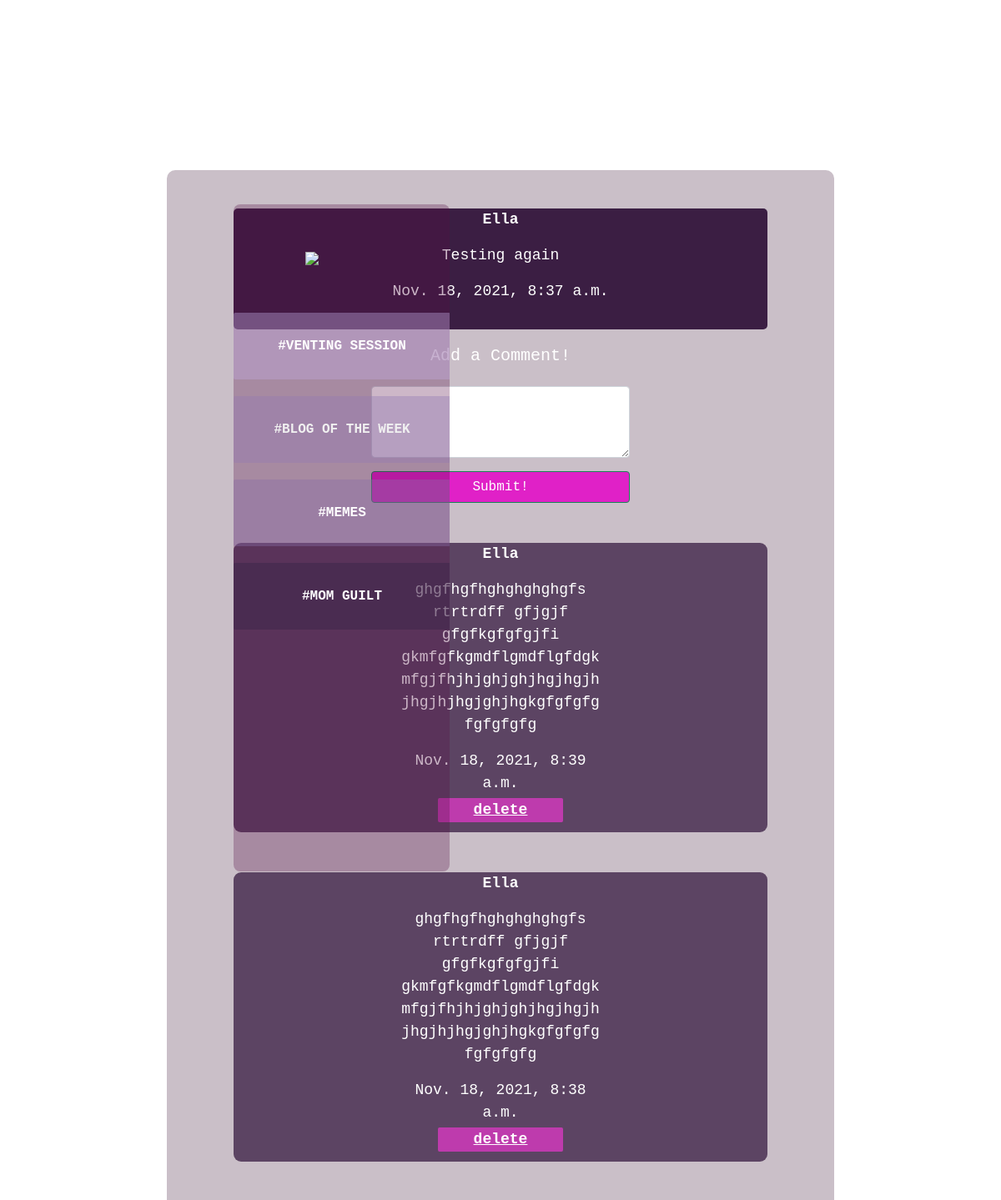
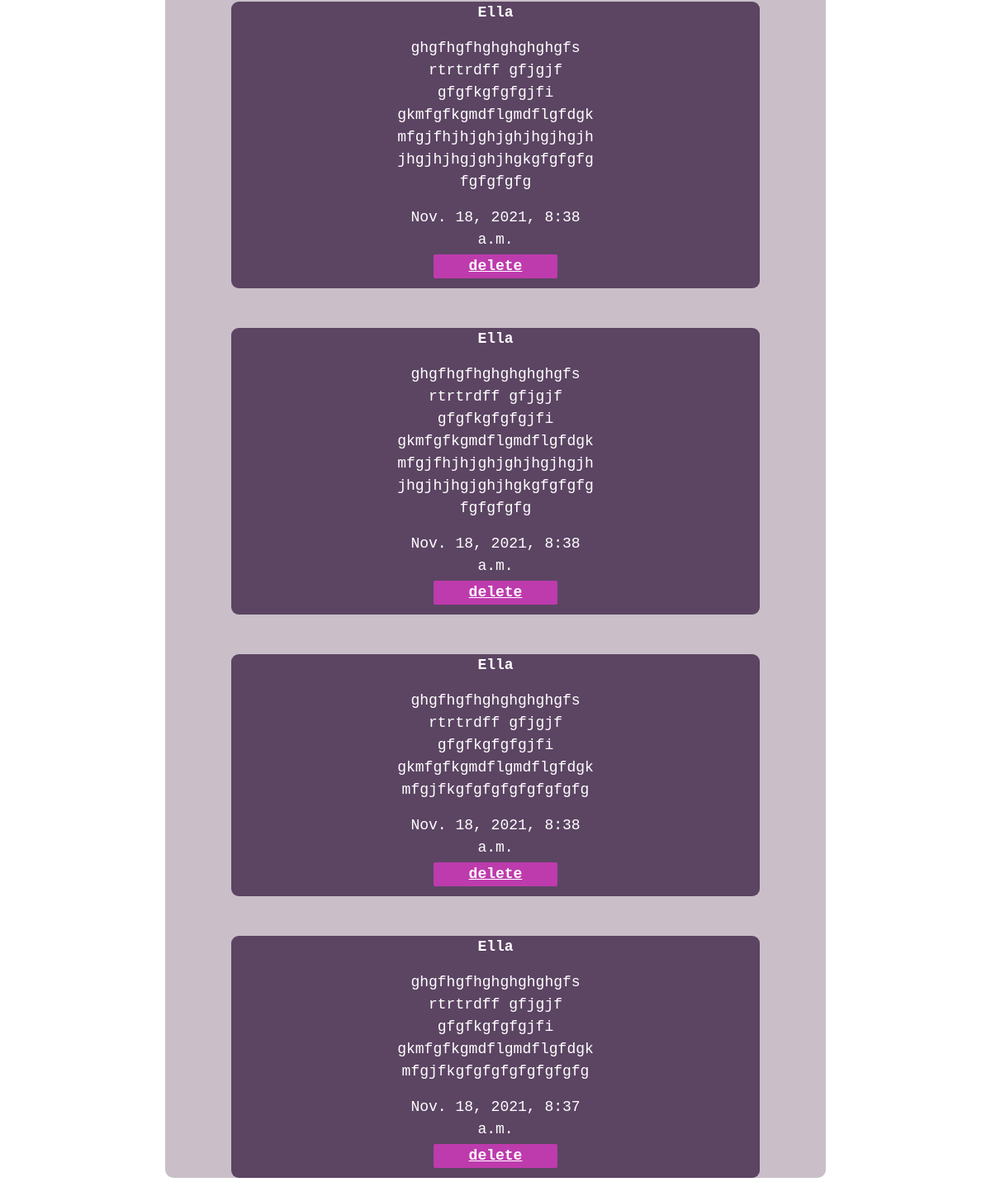
Screenshot of /posts/59/ with the database file from the repository (2 pictures, top to bottom).
### main_app/models.py (models this page shows)
class Post(models.Model):
    body = models.TextField()
    created_at = models.DateTimeField(auto_now_add=True)
    mama = models.ForeignKey(User, on_delete=models.CASCADE)

class Comment(models.Model):
    comment = models.TextField()
    created_at = models.DateTimeField(auto_now_add=True)
    post = models.ForeignKey('Post', on_delete=models.CASCADE)
    mama = models.ForeignKey(User, on_delete=models.CASCADE)

### main_app/views.py (the view, shortened to what this page needs)
# urls.py: path('posts/<int:pk>/', views.PostDetail.as_view(), name="post_detail"),
class PostDetail(TemplateView):
    def get(self, request, pk, *args, **kwargs):
        post = Post.objects.get(pk=pk)
        form = CommentForm()
        comments = Comment.objects.filter(post=post).order_by('-created_at')
        context = {
             'post': post,
             'form': form,
             'comments': comments,
        }
        return render(request, 'post_detail.html', context)

### main_app/forms.py
class CommentForm(forms.ModelForm):
    comment = forms.CharField(
        label='',
        widget=forms.Textarea(
            attrs={'rows': '3',
                   'placeholder': ''}
        ))
    class Meta:
        model = Comment
        fields = ['comment']

### main_app/templates/post_detail.html (shortened to what this page needs)
{% extends 'base.html' %}
{% load crispy_forms_tags %}
{% block content %}
{% include 'sidebar.html' %}
<body class="feed" style="background-image: url('https://imgur.com/Sz7NTZC.png');
background-position: center;
background-repeat: no-repeat;
background-size: cover;
padding-top: 100px;
background-attachment: fixed;
">
<div class="container"
style="background-color: rgba(49, 6, 39, 0.253);
    width: 50rem; align-items:center;border-radius: 10px;
   "
>
<div class="row justify-content-center mt-3"
style="width: 40rem;   text-align: center; margin: 0 auto; float: none; margin-bottom: 50px;
background-color: rgba(32, 1, 42, 0.842);
font-family: 'Courier New', Courier, monospace;
color: white;
position:relative;
top: 30px;
border-radius: 5px;
font-size: 18px;
overflow-wrap:break-word;
">
<p>
    <strong>{{ post.mama }}</strong>
    <p>{{ post.body }}</p>
    <p>{{ post.created_at }}</p>
            </p>
</div>
    <div class="row justify-content-center mt-3">
        <div class="col-md-5 col-sm-12">
            <h5 style="text-align: center; color:white;font-family: 'Courier New', Courier, monospace;">Add a Comment!</h5>
        </div>
    </div>
    <div class="row justify-content-center mt-3 mb-5">
        <div class="col-md-5 col-sm-12">
            <form method="POST">
                {{ form | crispy }}
                <div class="d-grid gap-2">
                    <button class="btn btn-success mt-3" style="font-family: 'Courier New', Courier, monospace;background-color: rgb(224, 33, 199);" >Submit!</button>
                </div>
            </form>
        </div>
    </div>
    {% for comment in comments %}
<div class="row justify-content-center mt-3 mb-5"
    style="width: 40rem; text-align: center; margin: 0 auto; float: none; margin-bottom: 50px; background-color: rgba(32, 1, 42, 0.644);
    position: sticky;font-family: 'Courier New', Courier, monospace;color: white;border-radius: 9px;align-items: center;
    font-size: 18px;overflow-wrap:break-word;">
<div class="col-md-5 col-sm-12"style="text-align: center;">
        <p>
            <strong>{{ comment.mama }}</strong>
        </p>
            <p >{{ comment.comment }}</p>
            <p >{{ comment.created_at }}</p>
<button class="edit-button" style="background-color: rgb(190, 59, 173); border-radius: 2px; font-weight: bold; border: none;
width: 150px; position: relative; bottom: 12px;">
        <a href="{% url 'comment_delete' post.pk comment.pk %}" style="color: white;">delete</button></a>
        </div>
    </div>
    {% endfor %}
</div>
</body>
{% endblock content %}

### rows the page displays
Post: mama "Ella", body "Testing again", created_at "Nov. 18, 2021, 8:37 a.m."
Comment: mama "Ella", comment "ghgfhgfhghghghghgfs rtrtrdff gfjgjf gfgfkgfgfgjfi gkmfgfkgmdflgmdflgfdgkmfgjfhjhjghjghjhgjhgjhjhgjhjhgjghjhgkgfgfgfgfgfgfgfg", created_at "Nov. 18, 2021, 8:39 a.m."
Comment: mama "Ella", comment "ghgfhgfhghghghghgfs rtrtrdff gfjgjf gfgfkgfgfgjfi gkmfgfkgmdflgmdflgfdgkmfgjfhjhjghjghjhgjhgjhjhgjhjhgjghjhgkgfgfgfgfgfgfgfg", created_at "Nov. 18, 2021, 8:38 a.m."
Comment: mama "Ella", comment "ghgfhgfhghghghghgfs rtrtrdff gfjgjf gfgfkgfgfgjfi gkmfgfkgmdflgmdflgfdgkmfgjfhjhjghjghjhgjhgjhjhgjhjhgjghjhgkgfgfgfgfgfgfgfg", created_at "Nov. 18, 2021, 8:38 a.m."
Comment: mama "Ella", comment "ghgfhgfhghghghghgfs rtrtrdff gfjgjf gfgfkgfgfgjfi gkmfgfkgmdflgmdflgfdgkmfgjfhjhjghjghjhgjhgjhjhgjhjhgjghjhgkgfgfgfgfgfgfgfg", created_at "Nov. 18, 2021, 8:38 a.m."
Comment: mama "Ella", comment "ghgfhgfhghghghghgfs rtrtrdff gfjgjf gfgfkgfgfgjfi gkmfgfkgmdflgmdflgfdgkmfgjfkgfgfgfgfgfgfgfg", created_at "Nov. 18, 2021, 8:38 a.m."
Comment: mama "Ella", comment "ghgfhgfhghghghghgfs rtrtrdff gfjgjf gfgfkgfgfgjfi gkmfgfkgmdflgmdflgfdgkmfgjfkgfgfgfgfgfgfgfg", created_at "Nov. 18, 2021, 8:37 a.m."
